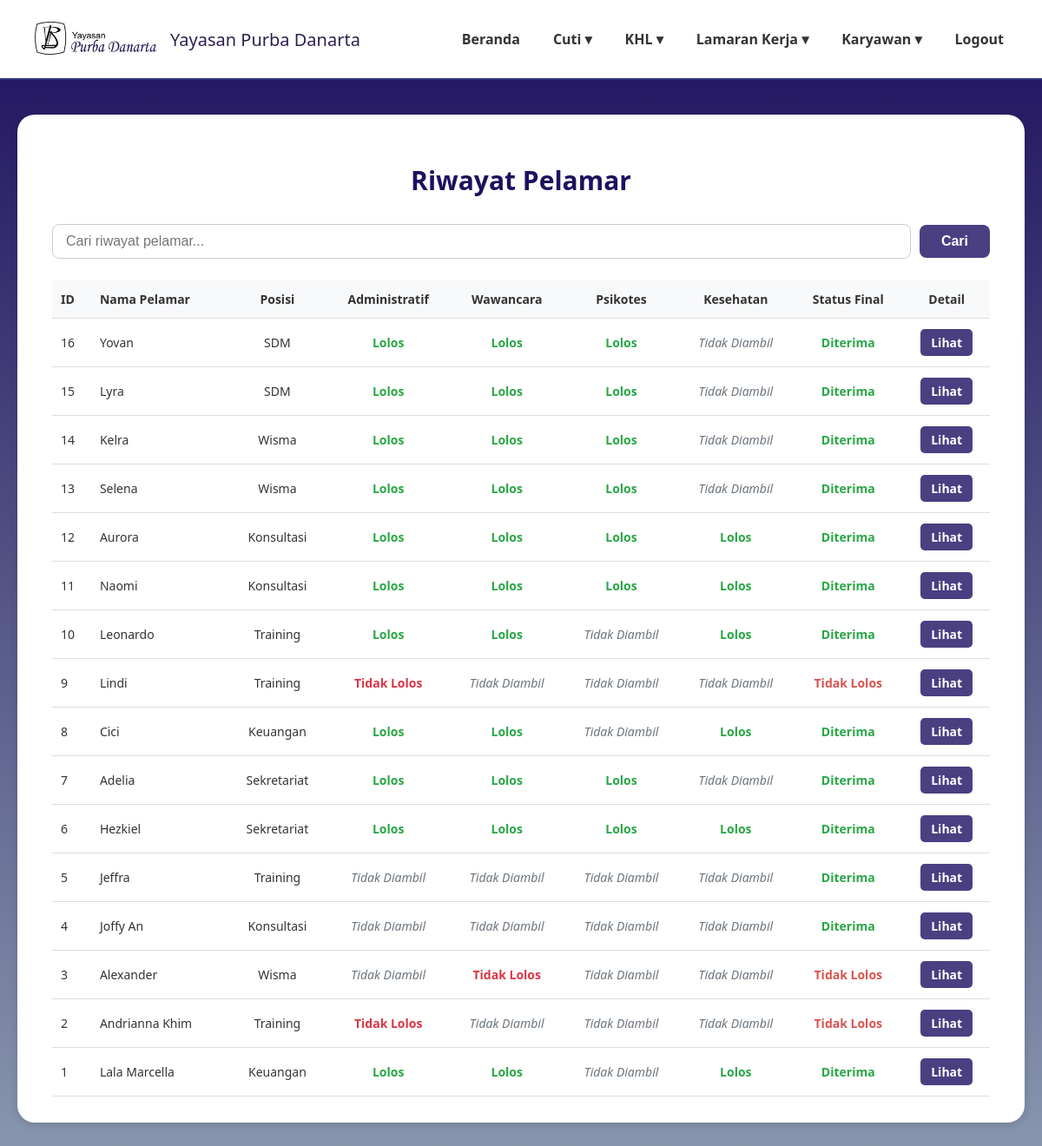
The app's page /riwayat_pelamar.php, older data.
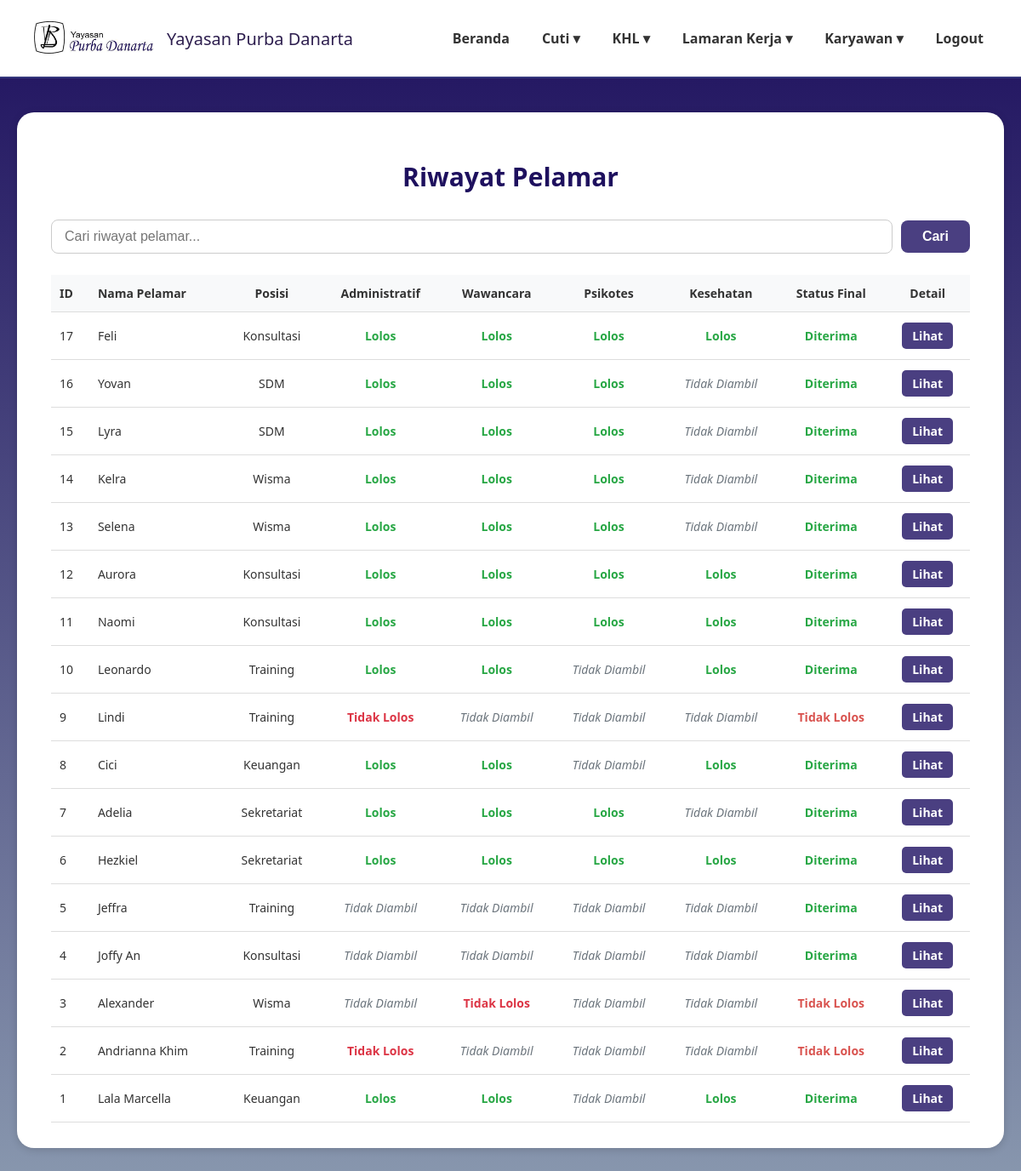
The same page, newer data.
### tables this page shows
CREATE TABLE `data_pelamar` (
  `id` int(11) NOT NULL,
  `user_id` int(11) NOT NULL,
  `nama_lengkap` varchar(100) DEFAULT NULL,
  `posisi_dilamar` varchar(100) DEFAULT NULL,
  `jenis_kelamin` varchar(20) DEFAULT NULL,
  `tempat_lahir` varchar(100) DEFAULT NULL,
  `tanggal_lahir` date DEFAULT NULL,
  `nik` varchar(50) DEFAULT NULL,
  `alamat_rumah` text DEFAULT NULL,
  `alamat_domisili` text DEFAULT NULL,
  `no_telp` varchar(20) DEFAULT NULL,
  `email` varchar(100) DEFAULT NULL,
  `agama` varchar(50) DEFAULT NULL,
  `kontak_darurat` varchar(50) DEFAULT NULL,
  `pendidikan_terakhir` varchar(50) DEFAULT NULL,
  `surat_lamaran` varchar(255) DEFAULT NULL,
  `cv` varchar(255) DEFAULT NULL,
  `photo_formal` varchar(255) DEFAULT NULL,
  `ijazah_transkrip` varchar(255) DEFAULT NULL,
  `berkas_pendukung` varchar(255) DEFAULT NULL,
  `ktp` varchar(255) DEFAULT NULL,
  `status` varchar(50) DEFAULT 'Menunggu Proses',
  `status_seleksi` varchar(100) DEFAULT 'Proses seleksi sedang berlangsung',
  `pengumuman` text DEFAULT 'Belum ada pengumuman saat ini.',
  `created_at` timestamp NOT NULL DEFAULT current_timestamp()
);

### riwayat_pelamar.php (the view, shortened to what this page needs)
<?php
require 'config.php';
$sql = "
    SELECT
        dp.id,
        dp.nama_lengkap,
        dp.posisi_dilamar,
        COALESCE(rp.status_administratif, 'Tidak Diambil') as status_administratif,
        COALESCE(rp.status_wawancara, 'Tidak Diambil') as status_wawancara,
        COALESCE(rp.status_psikotes, 'Tidak Diambil') as status_psikotes,
        COALESCE(rp.status_kesehatan, 'Tidak Diambil') as status_kesehatan,
        COALESCE(rp.status_final, 'Tidak Diambil') as status_final
    FROM
        data_pelamar dp
    LEFT JOIN
        riwayat_pelamar rp ON dp.id = rp.pelamar_id
    WHERE
        dp.status IN ('Diterima', 'Tidak Lolos')
";
$sql .= " ORDER BY dp.id DESC";
$query_pelamar = $conn->prepare($sql);
$query_pelamar->execute();
$riwayat_pelamar_result = $query_pelamar->get_result();
function displayStatus($status) {
    switch($status) {
        case 'Lolos':
            return '<span style="color: #28a745; font-weight: bold;">Lolos</span>';
        case 'Tidak Lolos':
            return '<span style="color: #dc3545; font-weight: bold;">Tidak Lolos</span>';
        case 'Tidak Diambil':
        default:
            return '<span style="color: #6c757d; font-style: italic;">Tidak Diambil</span>';
    }
}
?>
<!DOCTYPE html>
<html lang="id">
<head>
</head>
<body>
<header>
    <div class="logo">
        <img src="image/namayayasan.png" alt="Logo Yayasan">
        <span>Yayasan Purba Danarta</span>
    </div>
    <nav>
        <ul>
            <li><a href="dashboardadmin.php">Beranda</a></li>
            <li><a href="#">Cuti ▾</a>
            </li>
            <li><a href="#">KHL ▾</a>
            </li>
            <li><a href="#">Lamaran Kerja ▾</a>
            </li>
            <li><a href="#">Karyawan ▾</a>
            </li>
            <li><a href="logout2.php">Logout</a></li>
        </ul>
    </nav>
</header>
<main>
    <div class="card">
        <h2 class="page-title">Riwayat Pelamar</h2>
        <form method="GET" action="" class="action-bar">
            <input type="search" name="search" placeholder="Cari riwayat pelamar..." value="<?= isset($_GET['search']) ? htmlspecialchars($_GET['search']) : '' ?>">
            <button type="submit" class="btn-cari">Cari</button>
        </form>
        <div style="overflow-x:auto;">
            <table class="data-table">
                <thead>
                    <tr>
                        <th class="text-left">ID</th>
                        <th class="text-left">Nama Pelamar</th>
                        <th>Posisi</th>
                        <th>Administratif</th>
                        <th>Wawancara</th>
                        <th>Psikotes</th>
                        <th>Kesehatan</th>
                        <th>Status Final</th>
                        <th>Detail</th>
                    </tr>
                </thead>
                <tbody>
                    <?php if ($riwayat_pelamar_result->num_rows > 0): ?>
                        <?php while($row = $riwayat_pelamar_result->fetch_assoc()): ?>
                            <tr>
                                <td class="text-left"><?= $row['id'] ?></td>
                                <td class="text-left"><?= htmlspecialchars($row['nama_lengkap']) ?></td>
                                <td><?= htmlspecialchars($row['posisi_dilamar']) ?></td>
                                <td><?= displayStatus($row['status_administratif']) ?></td>
                                <td><?= displayStatus($row['status_wawancara']) ?></td>
                                <td><?= displayStatus($row['status_psikotes']) ?></td>
                                <td><?= displayStatus($row['status_kesehatan']) ?></td>
                                <td>
                                    <?php if ($row['status_final'] == 'Diterima'): ?>
                                        <span class="status-diterima">Diterima</span>
                                    <?php elseif ($row['status_final'] == 'Tidak Lolos'): ?>
                                        <span class="status-tidak-lolos">Tidak Lolos</span>
                                    <?php else: ?>
                                        -
                                    <?php endif; ?>
                                </td>
                                <td><a href="detail_pelamar.php?id=<?= $row['id'] ?>" class="btn-aksi btn-lihat">Lihat</a></td>
                            </tr>
                        <?php endwhile; ?>
                    <?php else: ?>
                        <tr><td colspan="9" class="no-data">Belum ada riwayat pelamar.</td></tr>
                    <?php endif; ?>
                </tbody>
            </table>
        </div>
    </div>
</main>
</body>
</html>

### riwayat_pelamar.php (style rules this page uses)
body { margin:0; font-family:'Segoe UI', Tahoma, Geneva, Verdana, sans-serif; background: linear-gradient(180deg,#1E105E 0%,#8897AE 100%); min-height:100vh; color:#333; }
header { background:rgba(255,255,255,1); padding:20px 40px; display:flex; justify-content:space-between; align-items:center; border-bottom:2px solid #34377c; flex-wrap:wrap; }
.logo { display:flex; align-items:center; gap:16px; font-weight:500; font-size:20px; color:#2e1f4f; }
.logo img { width: 140px; height: 50px; object-fit: contain; }
nav ul { list-style:none; margin:0; padding:0; display:flex; gap:30px; align-items: center; }
nav li { position:relative; }
nav a { text-decoration:none; color:#333; font-weight:600; padding:8px 4px; display:block; }
main { max-width:1400px; margin:40px auto; padding:0 20px; }
.card { background:#fff; border-radius:20px; padding:30px 40px; box-shadow:0 2px 10px rgba(0,0,0,0.15); }
.page-title { font-size: 30px; font-weight: 600; text-align: center; margin-bottom: 30px; color: #1E105E; }
.action-bar { display: flex; gap: 10px; margin-bottom: 25px; align-items: center; }
.action-bar input[type="search"] { flex-grow: 1; padding: 10px 15px; border: 1px solid #ccc; border-radius: 8px; font-size: 16px; }
.action-bar button { padding: 10px 25px; border: none; border-radius: 8px; font-size: 16px; font-weight: 600; color: #fff; cursor: pointer; transition: opacity 0.3s; }
.btn-cari { background-color: #4a3f81; }
.data-table { width: 100%; border-collapse: collapse; font-size: 14px; text-align: center; }
.data-table th, .data-table td { padding: 12px 10px; border-bottom: 1px solid #ddd; vertical-align: middle; }
.data-table .text-left { text-align: left; }
.data-table th { background-color: #f8f9fa; font-weight: 600; }
.btn-aksi { display: inline-block; padding: 6px 12px; border-radius: 5px; text-decoration: none; color: #fff; font-weight: bold; font-size:14px; }
.btn-lihat { background-color: #4a3f81; }
.status-diterima { color: #28a745; font-weight: bold; }
.status-tidak-lolos { color: #d9534f; font-weight: bold; }

Row changes from the older to the newer data that the page shows:
added data_pelamar: id "17", nama_lengkap "Feli", posisi_dilamar "Konsultasi", shows "Lolos Lolos Lolos Lolos", shows "Diterima"
